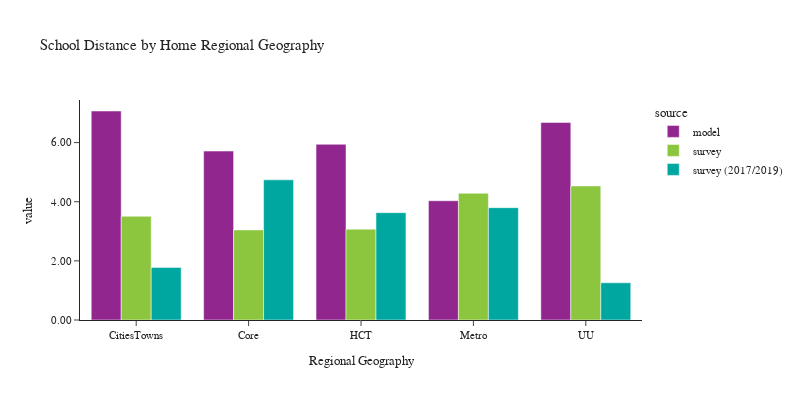

The cell this chart's notebook holds for it:
### Code cell
plot_school_location(df_students, 'rg_proposed_home', 'Home Regional Geography', 'Regional Geography')

### Figure 1 — Plotly figure (JSON) as saved in the notebook; plotly's stock layout.template omitted (floating-point values rounded to 4 significant figures)
{"data": [{"alignmentgroup": "True", "customdata": [[97804], [224952], [222363], [261343], [45810]], "hovertemplate": "source=model<br>rg_proposed_home=%{x}<br>value=%{y}<br>sample count=%{customdata[0]}<extra></extra>", "legendgroup": "model", "marker": {"color": "#91268F", "pattern": {"shape": ""}}, "name": "model", "offsetgroup": "model", "orientation": "v", "showlegend": true, "textposition": "auto", "type": "bar", "x": ["CitiesTowns", "Core", "HCT", "Metro", "UU"], "xaxis": "x", "y": [7.068, 5.714, 5.943, 4.034, 6.682], "yaxis": "y"}, {"alignmentgroup": "True", "customdata": [[87], [173], [206], [247], [21]], "hovertemplate": "source=survey<br>rg_proposed_home=%{x}<br>value=%{y}<br>sample count=%{customdata[0]}<extra></extra>", "legendgroup": "survey", "marker": {"color": "#8CC63E", "pattern": {"shape": ""}}, "name": "survey", "offsetgroup": "survey", "orientation": "v", "showlegend": true, "textposition": "auto", "type": "bar", "x": ["CitiesTowns", "Core", "HCT", "Metro", "UU"], "xaxis": "x", "y": [3.509, 3.047, 3.073, 4.287, 4.534], "yaxis": "y"}, {"alignmentgroup": "True", "customdata": [[50], [107], [84], [112], [8]], "hovertemplate": "source=survey (2017/2019)<br>rg_proposed_home=%{x}<br>value=%{y}<br>sample count=%{customdata[0]}<extra></extra>", "legendgroup": "survey (2017/2019)", "marker": {"color": "#00A7A0", "pattern": {"shape": ""}}, "name": "survey (2017/2019)", "offsetgroup": "survey (2017/2019)", "orientation": "v", "showlegend": true, "textposition": "auto", "type": "bar", "x": ["CitiesTowns", "Core", "HCT", "Metro", "UU"], "xaxis": "x", "y": [1.779, 4.741, 3.63, 3.799, 1.259], "yaxis": "y"}], "layout": {"barmode": "group", "font": {"size": 11}, "height": 400, "legend": {"title": {"text": "source"}, "tracegroupgap": 0}, "title": {"text": "School Distance by Home Regional Geography"}, "width": 800, "xaxis": {"anchor": "y", "domain": [0, 1], "title": {"text": "Regional Geography"}}, "yaxis": {"anchor": "x", "domain": [0, 1], "tickformat": ".2f", "title": {"text": "value"}}}}
